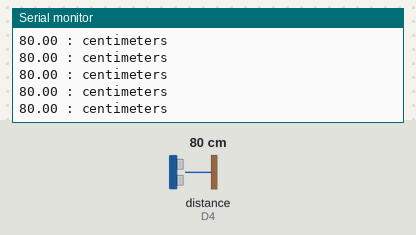
Simulated run of this sketch. Board: ESP8266 (NodeMCU). Shown: the last lines printed to the serial monitor. Wiring (inferred from the names in the program): ultrasonic range finder: trigger D3; echo D4. The inputs (shaded band) are chosen by the test bench; at power-on: distance to the obstacle (sensor on D4) 80 cm. The echo pulse lasts 58.3 µs per cm; WiFi joins after 1.5 s; servers stay silent unless stated.

Above: at 2.8 s.
2.9 s: distance to the obstacle (sensor on D4) set to 2 cm
At 3.4 s:
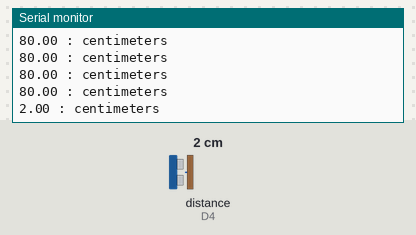
4.4 s: distance to the obstacle (sensor on D4) set to 4 cm
At 4.48 s:
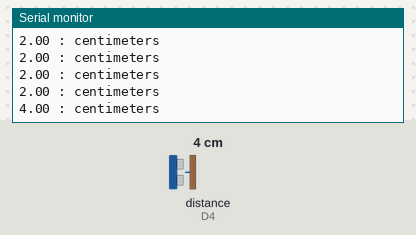
Timing chart, 0 to 7.4 s (numbered marks = the images above; inputs shaded):
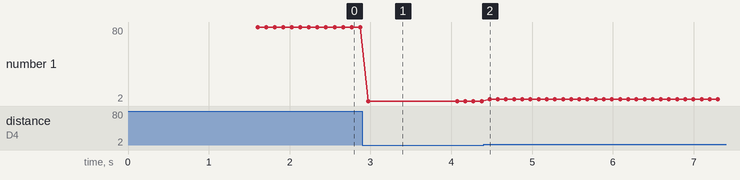

The sketch:

2.ino
```cpp
#include <TridentTD_LineNotify.h>
#include <ESP8266WiFi.h>

#define Trig_PIN D3 // Define pin D5 in NodeMCU ESP8266 for Trigger
#define Echo_PIN D4 // Define pin D6 in NodeMCU ESP8266 for Echo

// Set WiFi SSID and password for internet connection
#define SSID "North"    // WiFi name to connect to (use "Registers" for the instructor's case)
#define PASSWORD "11111111" // WiFi password to connect to (use "12345678" for the instructor's case)

#define LINE_TOKEN "H1sluwyN7R4ALZkKvFiRoKzIq7FLn9k4gZkSwFgWDSW" // Token obtained from previous steps

bool notificationSent = false; // Flag to track whether notification has been sent

void setup() {
  Serial.begin(115200); // Start serial communication
  Serial.println();
  Serial.println(LINE.getVersion());

  // Connect to WiFi
  WiFi.begin(SSID, PASSWORD);
  Serial.printf("WiFi connecting to %s\n", SSID);

  // Wait for connection
  while (WiFi.status() != WL_CONNECTED) {
    Serial.print(".");
    delay(400);
  }

  // Initialize pins
  pinMode(Echo_PIN, INPUT);
  pinMode(Trig_PIN, OUTPUT);

  // Set LINE token
  LINE.setToken(LINE_TOKEN);
}

void loop() {
  double distance = US();  // Measure distance using ultrasonic sensor
  Serial.print(distance);
  Serial.println(" : centimeters");
  delay(100);

  // Check condition: If distance is less than or equal to 5 cm and notification hasn't been sent, send notification and turn off sensor
  if (distance <= 5 && !notificationSent) {
    LINE.notify("Distance = " + String(distance)); // Send notification
    LINE.notify("Trash bin almost full");
    notificationSent = true; // Set flag to true indicating notification has been sent
    digitalWrite(Trig_PIN, LOW); // Turn off sensor
    delay(1000); // Optional delay for stability
  }

  // If distance is greater than 5 cm and notification has been sent, reset flag and turn on sensor
  if (distance > 5 && notificationSent) {
    notificationSent = false; // Reset flag
    digitalWrite(Trig_PIN, HIGH); // Turn on sensor
    delay(1000); // Optional delay for stability
  }
}

// Function to measure distance using ultrasonic sensor
long US() {
  long duration, cm;

  // Trigger ultrasonic sensor
  pinMode(Trig_PIN, OUTPUT);
  digitalWrite(Trig_PIN, LOW);
  delayMicroseconds(2);
  digitalWrite(Trig_PIN, HIGH);
  delayMicroseconds(5);
  digitalWrite(Trig_PIN, LOW);

  // Receive echo and calculate duration
  pinMode(Echo_PIN, INPUT);
  duration = pulseIn(Echo_PIN, HIGH);

  // Calculate distance in centimeters
  cm = duration / 29 / 2;
  return cm;

  delay(1000);
}
```

Measured:
- after the input at 2.9 s, the serial monitor: prints a new line after 0.07 s (image 1)
- after the input at 4.4 s, the serial monitor: prints a new line after 0.08 s (image 2)
- plotted number 1: 80 → 2 after the input at 2.9 s, 2 → 4 after the input at 4.4 s
